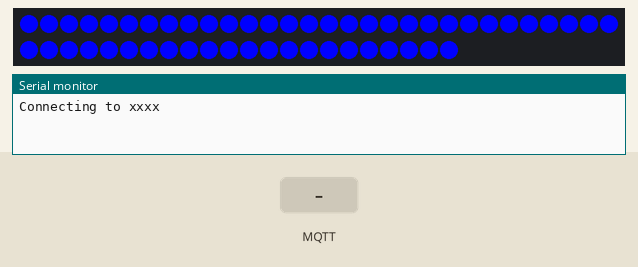
Recording of a sketch running on a simulated ESP8266 (NodeMCU). Shown: 52 RGB LEDs in strip order, left to right, continuing on the next row, the last lines printed to the serial monitor. The test bench sets the inputs (shaded band). WiFi joins after 1.5 s; servers stay silent unless stated; no MQTT or app messages arrive unless stated.

Above: at 0.1 s.
2.8 s: MQTT message "1" arrives on the first subscribed topic
At 2.95 s:
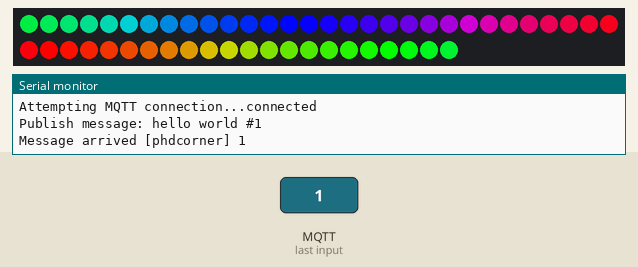
5.2 s: MQTT message "0" arrives on the first subscribed topic
At 6.6 s:
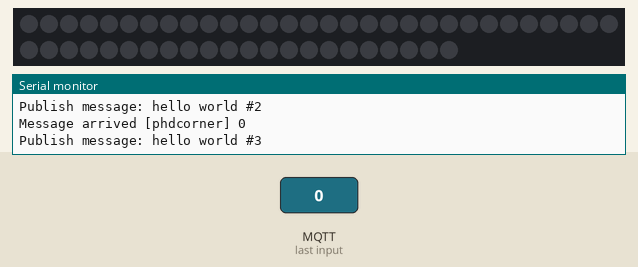
Timing chart, 0 to 8.2 s (numbered marks = the images above; inputs shaded):
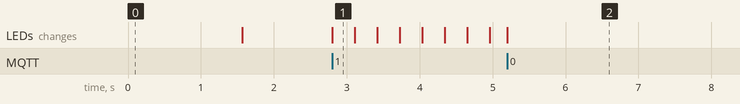

The sketch:

XmasTreeLEDs.ino
```cpp
/*
  Basic ESP8266 MQTT example

  This sketch demonstrates the capabilities of the pubsub library in combination
  with the ESP8266 board/library.

  It connects to an MQTT server then:
  - publishes "hello world" to the topic "outTopic" every two seconds
  - subscribes to the topic "phdcorner", printing out any messages
    it receives. NB - it assumes the received payloads are strings not binary
  - If the first character of the topic "phdcorner" is an 1, switch ON the ESP Led,
    else switch it off

  It will reconnect to the server if the connection is lost using a blocking
  reconnect function. See the 'mqtt_reconnect_nonblocking' example for how to
  achieve the same result without blocking the main loop.

  To install the ESP8266 board, (using Arduino 1.6.4+):
  - Add the following 3rd party board manager under "File -> Preferences -> Additional Boards Manager URLs":
       http://arduino.esp8266.com/stable/package_esp8266com_index.json
  - Open the "Tools -> Board -> Board Manager" and click install for the ESP8266"
  - Select your ESP8266 in "Tools -> Board"

*/

#include <ESP8266WiFi.h>
#include <PubSubClient.h>
#include <Adafruit_NeoPixel.h>

// Update these with values suitable for your network.

const char* ssid = "xxxx";
const char* password = "xxxx";
const char* mqtt_server = "192.168.0.14";

WiFiClient espClient;
PubSubClient client(espClient);
long lastMsg = 0;
char msg[50];
int value = 0;

boolean areRainbowLightsOn = false;


#define PIN D1
Adafruit_NeoPixel strip = Adafruit_NeoPixel(52, PIN, NEO_GRB + NEO_KHZ800);


void setup() {
  //pinMode(BUILTIN_LED, OUTPUT);     // Initialize the BUILTIN_LED pin as an output

  strip.begin();

  uint32_t c = strip.Color(0, 0, 255);

  for (uint16_t i = 0; i < strip.numPixels(); i++) {
    strip.setPixelColor(i, c);
  }
  strip.show();

  Serial.begin(115200);
  setup_wifi();
  client.setServer(mqtt_server, 1883);
  client.setCallback(callback);
}

void setup_wifi() {

  delay(10);
  // We start by connecting to a WiFi network
  Serial.println();
  Serial.print("Connecting to ");
  Serial.println(ssid);

  WiFi.begin(ssid, password);

  while (WiFi.status() != WL_CONNECTED) {
    delay(500);
    Serial.print(".");
  }

  Serial.println("");
  Serial.println("WiFi connected");
  Serial.println("IP address: ");
  Serial.println(WiFi.localIP());
}

void callback(char* topic, byte* payload, unsigned int length) {
  Serial.print("Message arrived [");
  Serial.print(topic);
  Serial.print("] ");
  for (int i = 0; i < length; i++) {
    Serial.print((char)payload[i]);
  }
  Serial.println();

  // Switch on the LED if a 1 was received as first character
  if ((char)payload[0] == '1') {
    areRainbowLightsOn = true;

  } else {
    areRainbowLightsOn = false;

  }

}

void reconnect() {
  // Loop until we're reconnected
  while (!client.connected()) {
    Serial.print("Attempting MQTT connection...");
    // Attempt to connect
    if (client.connect("ESP8266Client03")) {
      Serial.println("connected");
      // Once connected, publish an announcement...
      client.publish("helloworld", "PhD Corner rainbow lights");
      // ... and resubscribe
      client.subscribe("phdcorner");
    } else {
      Serial.print("failed, rc=");
      Serial.print(client.state());
      Serial.println(" try again in 5 seconds");
      // Wait 5 seconds before retrying
      delay(5000);
    }
  }
}

uint8_t i, j;   //i is the counter to go through the number of pixels
//j is an offset for the colour assigned to the pixel

void loop() {

  j++;

  if (!client.connected()) {
    reconnect();
  }
  client.loop();

  long now = millis();
  if (now - lastMsg > 2000) {
    lastMsg = now;
    ++value;
    snprintf (msg, 75, "hello world #%ld", value);
    Serial.print("Publish message: ");
    Serial.println(msg);
    client.publish("outTopic", msg);
  }

  if (areRainbowLightsOn) {


    for (i = 0; i < strip.numPixels(); i++) {
      strip.setPixelColor(i, Wheel(((i * 256 / strip.numPixels()) + j) & 255));
    }
    strip.show();
    delay(20);

  } else {

    for (i = 0; i < strip.numPixels(); i++) {
      strip.setPixelColor(i, 0);
    }
    strip.show();

  }

}
// Input a value 0 to 255 to get a color value.
// The colours are a transition r - g - b - back to r.
uint32_t Wheel(byte WheelPos) {
  WheelPos = 255 - WheelPos;
  if (WheelPos < 85) {
    return strip.Color(255 - WheelPos * 3, 0, WheelPos * 3);
  }
  if (WheelPos < 170) {
    WheelPos -= 85;
    return strip.Color(0, WheelPos * 3, 255 - WheelPos * 3);
  }
  WheelPos -= 170;
  return strip.Color(WheelPos * 3, 255 - WheelPos * 3, 0);
}
```

Measured:
- after the input at 2.8 s, the LEDs: change at once (image 1)
- after the input at 5.2 s, the LEDs: change at once (image 2)
